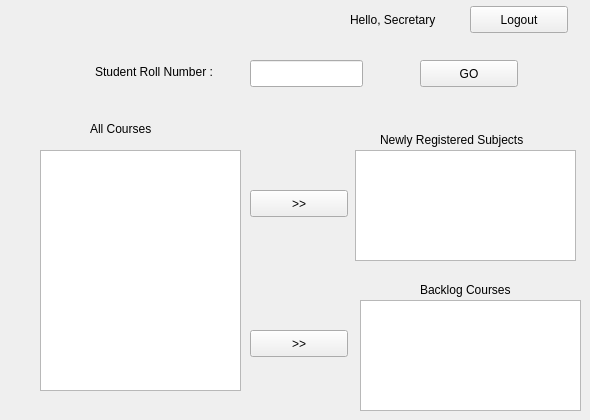
    <widget class="QWidget" name="RegistrationPage">
     <widget class="QLabel" name="CourseRegisterRollNoLabel">
      <property name="geometry">
       <rect>
        <x>95</x>
        <y>62</y>
        <width>151</width>
        <height>20</height>
       </rect>
      </property>
      <property name="text">
       <string>Student Roll Number :</string>
      </property>
     </widget>
     <widget class="QLineEdit" name="CourseRegisterRollNoLineEdit">
      <property name="geometry">
       <rect>
        <x>250</x>
        <y>60</y>
        <width>113</width>
        <height>27</height>
       </rect>
      </property>
     </widget>
     <widget class="QListWidget" name="CourseRegisterDepthCoursesListWidget">
      <property name="geometry">
       <rect>
        <x>355</x>
        <y>150</y>
        <width>221</width>
        <height>111</height>
       </rect>
      </property>
     </widget>
     <widget class="QListWidget" name="CourseRegisterBacklogCoursesListWidget">
      <property name="geometry">
       <rect>
        <x>360</x>
        <y>300</y>
        <width>221</width>
        <height>111</height>
       </rect>
      </property>
     </widget>
     <widget class="QPushButton" name="CourseRegisterAddToDepthCoursesButton">
      <property name="geometry">
       <rect>
        <x>250</x>
        <y>190</y>
        <width>98</width>
        <height>27</height>
       </rect>
      </property>
      <property name="text">
       <string>&gt;&gt;</string>
      </property>
     </widget>
     <widget class="QPushButton" name="BacklogsButton">
      <property name="geometry">
       <rect>
        <x>250</x>
        <y>330</y>
        <width>98</width>
        <height>27</height>
       </rect>
      </property>
      <property name="text">
       <string>&gt;&gt;</string>
      </property>
     </widget>
     <widget class="QLabel" name="CourseRegisterAlDepthlCoursesLabel">
      <property name="geometry">
       <rect>
        <x>90</x>
        <y>120</y>
        <width>131</width>
        <height>17</height>
       </rect>
      </property>
      <property name="text">
       <string>All Courses</string>
      </property>
     </widget>
     <widget class="QLabel" name="CourseRegisterDepthCoursesLabel">
      <property name="geometry">
       <rect>
        <x>380</x>
        <y>130</y>
        <width>181</width>
        <height>20</height>
       </rect>
      </property>
      <property name="text">
       <string>Newly Registered Subjects</string>
      </property>
     </widget>
     <widget class="QLabel" name="BacklogCoursesLabel">
      <property name="geometry">
       <rect>
        <x>420</x>
        <y>280</y>
        <width>131</width>
        <height>20</height>
       </rect>
      </property>
      <property name="text">
       <string>Backlog Courses</string>
      </property>
     </widget>
     <widget class="QPushButton" name="CourseRegisterGoButton">
      <property name="geometry">
       <rect>
        <x>420</x>
        <y>60</y>
        <width>98</width>
        <height>27</height>
       </rect>
      </property>
      <property name="text">
       <string>GO</string>
      </property>
     </widget>
     <widget class="QListWidget" name="CourseRegisterAllDepthCoursesListWidget">
      <property name="geometry">
       <rect>
        <x>40</x>
        <y>150</y>
        <width>201</width>
        <height>241</height>
       </rect>
      </property>
     </widget>
     <widget class="QPushButton" name="secretaryLogoutPushButton_7">
      <property name="geometry">
       <rect>
        <x>470</x>
        <y>6</y>
        <width>98</width>
        <height>27</height>
       </rect>
      </property>
      <property name="text">
       <string>Logout</string>
      </property>
     </widget>
     <widget class="QLabel" name="helloLabel_7">
      <property name="geometry">
       <rect>
        <x>350</x>
        <y>10</y>
        <width>121</width>
        <height>20</height>
       </rect>
      </property>
      <property name="text">
       <string>Hello, Secretary</string>
      </property>
     </widget>
    </widget>
